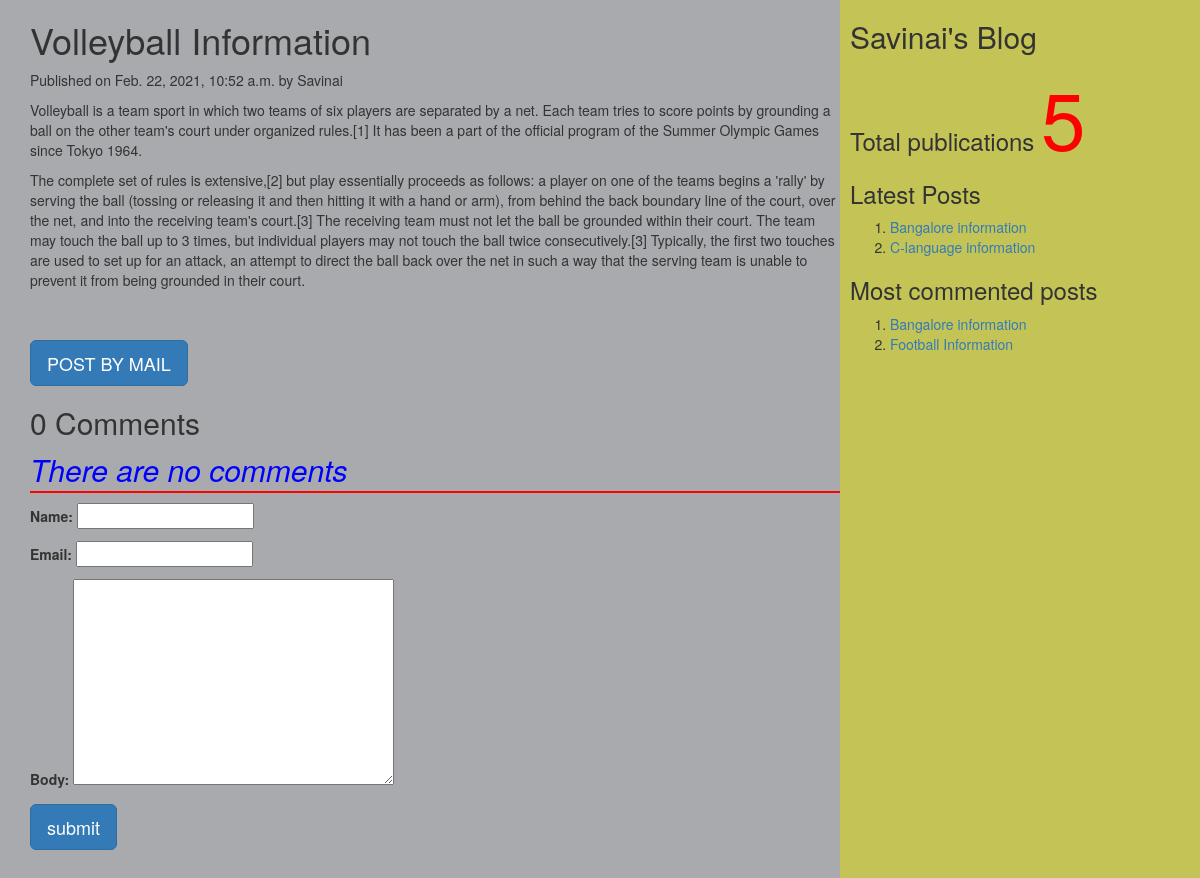
/2021/02/22/volleyball-information/, run on the app's committed database.
### myApp/models.py (models this page shows, shortened)
class Post(models.Model):
    tags = TaggableManager()
    STATUS_CHOICE=(('draft', 'Draft'),('published', 'Published'))
    title=models.CharField(max_length=200)
    slug=models.SlugField(max_length=50, unique_for_date='publish')
    author=models.ForeignKey(User, related_name='blog_posts', on_delete=models.CASCADE)
    body=models.TextField()
    publish=models.DateTimeField(default=timezone.now)
    created=models.DateTimeField(auto_now_add=True)
    updated=models.DateTimeField(auto_now=True)
    status=models.CharField(max_length=20, choices=STATUS_CHOICE, default='draft')
    objects=CustomerManager()
    class Meta:
        ordering=('-publish',)
    def get_absolute_url(self):
        return reverse('post_detail', args=[self.publish.year, self.publish.strftime('%m'), self.publish.strftime('%d'), self.slug])

### myApp/views.py (the view, shortened to what this page needs)
# urls.py: url(r'^(?P<year>\d{4})/(?P<month>\d{2})/(?P<day>\d{2})/(?P<post>[-\w]+)/$', views.post_detail_view, name='post_detail'),
def post_detail_view(request, year, month, day, post):
    post=get_object_or_404(Post, slug=post, publish__year=year, publish__month=month, publish__day=day)
    comments = post.comments.filter(active=True)
    csubmit = False
    form=CommentForm()
    d={'post':post, 'form':form, 'csubmit':csubmit, 'comments':comments}
    return render(request, 'myApp/post_detail.html', d)

### myApp/forms.py
class CommentForm(forms.ModelForm):
    class Meta:
        model = Comment
        fields = ('name', 'email','body')

### myApp/models.py (called while the page is built)
    def get_queryset(self):
        return super().get_queryset().filter(status='published')

### myApp/templatetags/mytags.py (called while the page is built)
@register.simple_tag
def total_posts():
    return Post.objects.count()

@register.inclusion_tag('myApp/latest_post.html')
def show_latest_posts(count=3):
    latest_posts=Post.objects.order_by('-publish')[:count]
    return ({'latest_posts':latest_posts})

@register.simple_tag
def get_most_commented_posts(count=2):
    return Post.objects.annotate(total_comments=Count('comments')).order_by('-total_comments')[:count]

### templates/myApp/post_detail.html (shortened to what this page needs)
<!DOCTYPE html>
<html lang="en" dir="ltr">
{% extends 'myApp/parent.html' %}
    {% block content_block %}
    <h1>{{post.title}}</h1>
      <p>Published on {{post.publish}} by {{post.author|title}}</p>
      {{post.body|linebreaks}}<br><br>
      <a href="/{{post.id}}/share" class='btn btn-lg btn-primary'>POST BY MAIL</a>
      {% with comments.count as comments_count %}
      <h2>{{comments_count}} Comment{{comments_count|pluralize}}</h2>
      {% endwith %}
      {% if comments %}
      {% for c in comments %}
      <p><b>Comment {{forloop.counter}} by {{c.name}}</b></p>
      <div>
        {{c.body|linebreaks}}
      </div>
      <hr>
      {% endfor %}
      {% else %}
      <p style='color:blue; font-size:30px; font-style:italic; border-bottom:2px red solid'>There are no comments</p>
      {% endif %}
      {% if csubmit %}
      <h2>Your comment has been added successfully</h2>
      {% else %}
      <form method="post">
        {{form.as_p}}
        <input type="submit" class='btn btn-lg btn-primary' value="submit">
      </form>
      {% endif %}
    {% endblock %}

### templates/myApp/parent.html (shortened to what this page needs)
<!DOCTYPE html>
{%load mytags%}
<html lang="en" dir="ltr">
  <head>
    <link rel="stylesheet" href="https://maxcdn.bootstrapcdn.com/bootstrap/3.3.7/css/bootstrap.min.css">
  </head>
  <body>
    <div class="content" style="width:70%; float:left; background-color:#a8aaad; height:1000px; padding: 0 0 0 30px;">
      {% block content_block %}
      {% endblock %}
    </div>
    <div class="sidebar" style="width:30%; float:right; height:1000px; background-color:#c4c456; padding: 0 0 0 10px">
      <h2>Savinai's Blog</h2>
      <h3>Total publications
        <span style='color:red; font-size:80px'>{%total_posts%}</span>
      </h3>
      <h3>Latest Posts</h3>
      {%show_latest_posts 2%}
      <h3>Most commented posts</h3>
      {% get_most_commented_posts as m %}
      <ol>
        {% for post in m %}
        <li><a href="{{post.get_absolute_url}}">{{post.title}}</a> </li>
        {% endfor %}
      </ol>
    </div>
  </body>
</html>

### templates/myApp/latest_post.html
<!DOCTYPE html>
<html lang="en" dir="ltr">
  <body>
    <ol>
    {% for post in latest_posts %}
    <li><a href="{{post.get_absolute_url}}">{{post.title}}</a></li>
    {% endfor %}
    </ol>
  </body>
</html>

### data on the page
Post: title "Volleyball Information", publish "Feb. 22, 2021, 10:52 a.m.", author "Savinai", body "Volleyball is a team sport in which two teams of six players are separated by a net. Each team tries to score points by grounding a ball on the other team's court under organized rules.[1] It has been a part of the official program of the Summer Olympic Games since Tokyo 1964. The complete set of rules is extensive,[2] but play essentially proceeds as follows: a player on one of the teams begins a 'rally' by serving the ball (tossing or releasing it and then hitting it with a hand or arm), from behind the back boundary line of the court, over the net, and into the receiving team's court.[3] The receiving team must not let the ball be grounded within their court. The team may touch the ball…"
Post: title "Bangalore information"
Post: title "C-language information"
Post: title "Football Information"

### other printed values
{{ comments_count }} "0"
